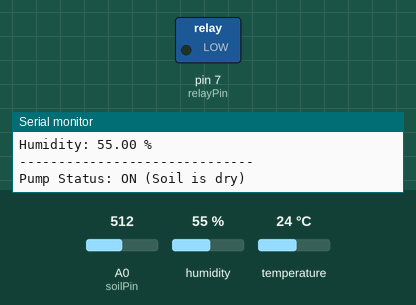
Simulated run of this sketch. Board: Arduino Uno, built with avr-gcc and run on an emulated ATmega328P. On the bench: switched loads named in the sketch (green lamp = pin HIGH), the last lines printed to the serial monitor. Inputs (shaded band) come from the test bench; at power-on: A0 (soilPin) = 512, humidity 55 %, temperature 24 °C.

Above: at 5.9 s.
6.0 s: A0 (soilPin) set to 982
12.1 s: A0 (soilPin) set to 1017
At 16.8 s:
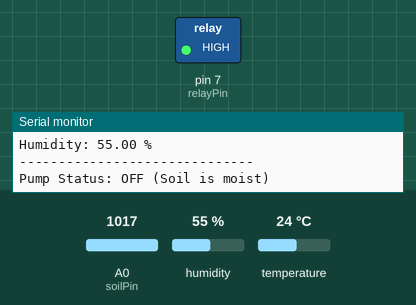
18.2 s: A0 (soilPin) set to 990
At 21.3 s:
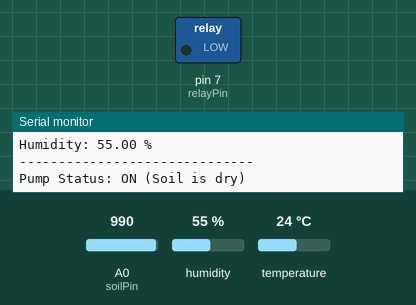
24.3 s: A0 (soilPin) set to 1010
At 26.1 s:
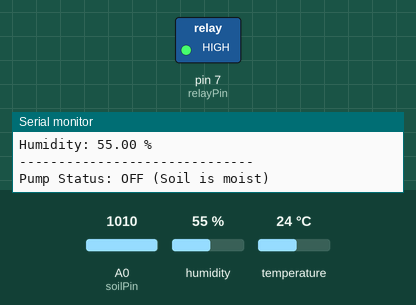
Timing chart, 0 to 27.6 s (numbered marks = the images above; inputs shaded):
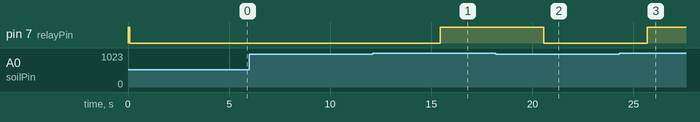

The sketch:

code.ino
```cpp
// Include DHT11 library
#include <DHT.h>

// Define pins
#define DHTPIN 2          // DHT11 connected to digital pin 2
#define DHTTYPE DHT11     // DHT11 Sensor
int soilPin = A0;         // Soil moisture sensor connected to A0
int relayPin = 7;         // Relay module connected to D7

// Create DHT object
DHT dht(DHTPIN, DHTTYPE);

// Variables
int soilValue = 0;        // Variable to store soil moisture value
int threshold = 1000;     // Soil moisture threshold
float temperature = 0.0;  // Variable to store temperature
float humidity = 0.0;     // Variable to store humidity

void setup() {
  pinMode(soilPin, INPUT);
  pinMode(relayPin, OUTPUT);
  digitalWrite(relayPin, HIGH);  // Relay OFF initially (Pump OFF)

  Serial.begin(9600);
  dht.begin();  // Initialize DHT sensor
}

void loop() {
  // Read soil moisture
  soilValue = analogRead(soilPin);

  // Read temperature and humidity
  humidity = dht.readHumidity();
  temperature = dht.readTemperature(); // Celsius

  // Print sensor readings
  Serial.println("------ Sensor Readings ------");
  Serial.print("Soil Moisture: ");
  Serial.println(soilValue);

  Serial.print("Temperature: ");
  Serial.print(temperature);
  Serial.println(" °C");

  Serial.print("Humidity: ");
  Serial.print(humidity);
  Serial.println(" %");
  Serial.println("------------------------------");

  // Control the pump based on soil moisture
  if (soilValue < threshold) {
    // Soil is dry – turn pump ON
    digitalWrite(relayPin, LOW);  // Relay ON (Pump ON)
    Serial.println("Pump Status: ON (Soil is dry)");
  } else {
    // Soil is moist – turn pump OFF
    digitalWrite(relayPin, HIGH); // Relay OFF (Pump OFF)
    Serial.println("Pump Status: OFF (Soil is moist)");
  }

  delay(5000); // Wait 5 seconds before next reading
}
```

Measured:
- the behaviour switches between 999 and 1000 on A0 (soilPin) (found by bisection; images 0 and 1)
- after the input at 12.1 s, pin 7 (relayPin): LOW → HIGH after 3.3 s
- after the input at 18.2 s, pin 7 (relayPin): HIGH → LOW after 2.4 s
- after the input at 24.3 s, pin 7 (relayPin): LOW → HIGH after 1.4 s
